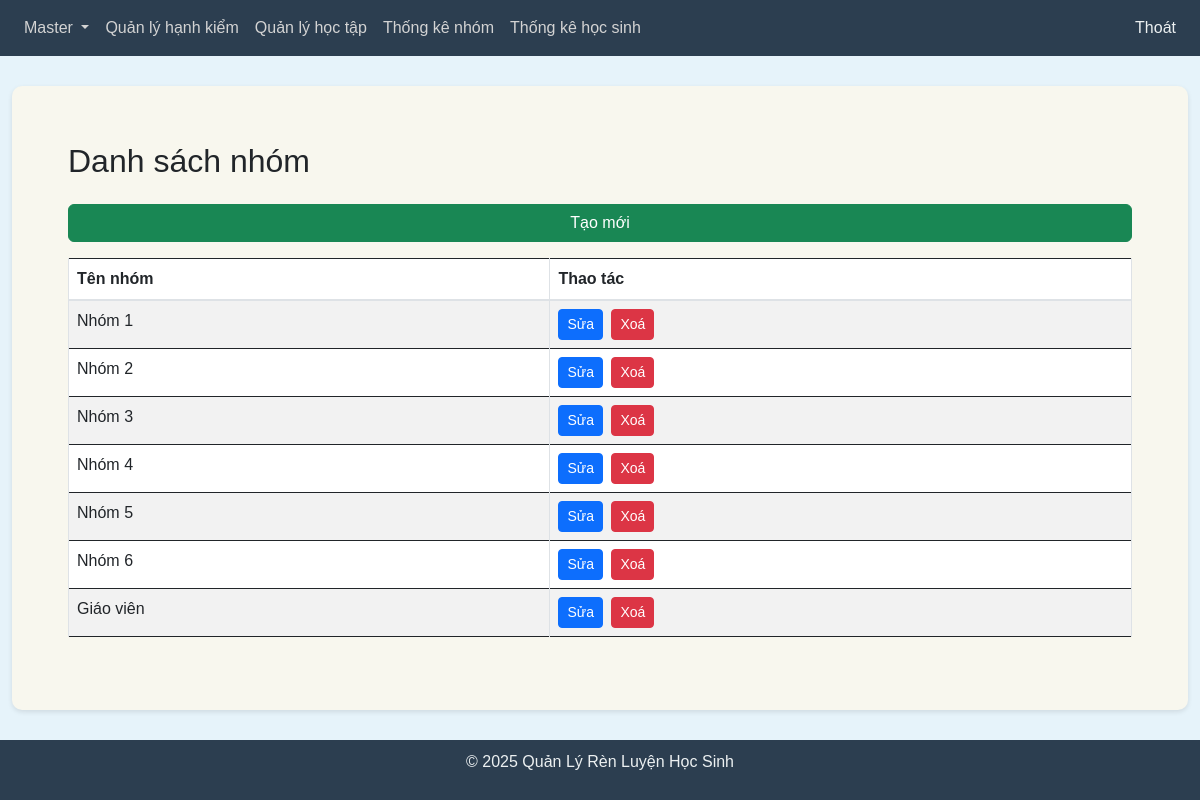
/admin/groups (signed in), run on the app's committed database.
### tables this page shows
CREATE TABLE Groups (
                id INTEGER PRIMARY KEY AUTOINCREMENT,
                name TEXT NOT NULL,
                is_deleted BOOLEAN DEFAULT 0
            );

### blueprints/admin.py (the view)
@admin_bp.route('/groups')
def groups_list():
    if 'user_id' in session:
        groups = read_all_records('Groups', ['id', 'name'])
        return render_template('groups.html', groups=groups, is_gvcn=is_user_gvcn())
    return redirect(url_for('auth.login'))

### blueprints/admin.py (called while the page is built)
def is_user_gvcn():
    if 'user_id' in session:
        user = read_record_by_id('Users', session['user_id'])
        role = read_record_by_id('Roles', user[6])  # Giả sử cột role_id là cột thứ 7 (index 6)
        return role and role[1] == 'GVCN'
    return False

### db_utils.py (called while the page is built)
def connect_db():
    try:
        conn = sqlite3.connect('schoolX.db')
        return conn
    except sqlite3.Error as e:
        return None

def read_all_records(table_name, fields=['*'], condition="is_deleted = 0"):
    try:
        conn = connect_db()
        if conn is None:
            print("Connection is None, cannot read records")
            return None
        cursor = conn.cursor()
        columns = ', '.join(fields)
        sql = f"SELECT {columns} FROM {table_name} WHERE {condition}"
        cursor.execute(sql)
        records = cursor.fetchall()
        print(sql)
        print(f"Read {len(records)} records from {table_name}")
        return records
    except sqlite3.Error as e:
        print(f"Error reading records from {table_name}: {e}")
        return None
    finally:
        if conn:
            conn.close()

def read_record_by_id(table_name, record_id, fields=['*'], id_column='id'):
    try:
        conn = connect_db()
        if conn is None:
            return None
        cursor = conn.cursor()
        columns = ', '.join(fields)
        sql = f"SELECT {columns} FROM {table_name} WHERE {id_column} = ? AND is_deleted = 0"
        cursor.execute(sql, (record_id,))
        result = cursor.fetchone()
        return result
    except sqlite3.Error as e:
        return None
    finally:
        if conn:
            conn.close()

### templates/groups.html (shortened to what this page needs)
{% extends "base.html" %}
{% block content %}
    <div class="container">
        <h2 class="mt-4 mb-4">Danh sách nhóm</h2>
        <div class="row mb-3">
            <div class="col-12">
                <a href="{{ url_for('admin.group_create') }}" class="btn btn-success w-100 w-md-auto">Tạo mới</a>
            </div>
        </div>
        <div class="table-responsive">
            <table class="table table-bordered table-striped">
                <thead>
                    <tr>
                        <th class="text-nowrap">Tên nhóm</th>
                        <th class="text-nowrap">Thao tác</th>
                    </tr>
                </thead>
                <tbody>
                    {% for group in groups %}
                        <tr>
                            <td>{{ group[1] }}</td>
                            <td class="text-nowrap">
                                <a href="{{ url_for('admin.group_edit', id=group[0]) }}" class="btn btn-sm btn-primary me-1">Sửa</a>
                                <a href="{{ url_for('admin.group_delete', id=group[0]) }}" class="btn btn-sm btn-danger" onclick="return confirm('Are you sure?')">Xoá</a>
                            </td>
                        </tr>
                    {% endfor %}
                </tbody>
            </table>
        </div>
    </div>
{% endblock %}

### templates/base.html (style rules this page uses)
body { font-family: Arial, sans-serif; margin: 0; padding: 0; min-height: 100vh; display: flex; flex-direction: column; background-color: #e6f3fa; }

### data on the page
Groups: name "Nhóm 1"
Groups: name "Nhóm 2"
Groups: name "Nhóm 3"
Groups: name "Nhóm 4"
Groups: name "Nhóm 5"
Groups: name "Nhóm 6"
Groups: name "Giáo viên"
